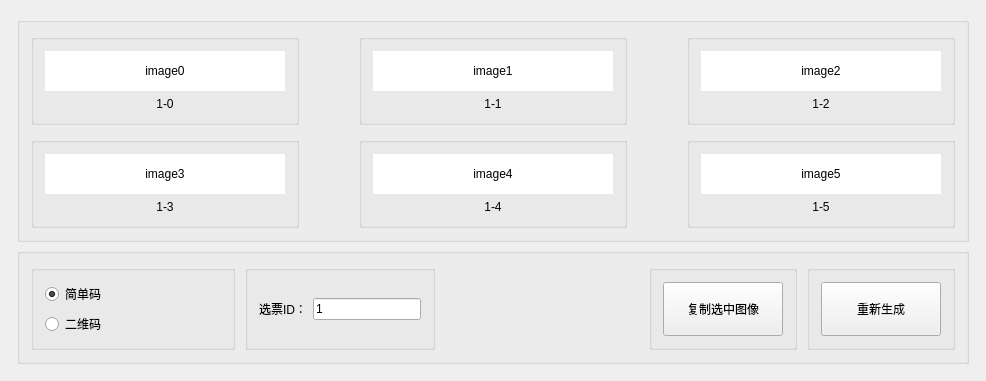
<?xml version="1.0" encoding="UTF-8"?>
<ui version="4.0">
 <class>QRcodeBuilderClass</class>
 <widget class="QMainWindow" name="QRcodeBuilderClass">
  <property name="geometry">
   <rect>
    <x>0</x>
    <y>0</y>
    <width>952</width>
    <height>307</height>
   </rect>
  </property>
  <property name="windowTitle">
   <string>QRcodeBuilder</string>
  </property>
  <property name="styleSheet">
   <string notr="true"/>
  </property>
  <widget class="QWidget" name="centralWidget">
   <layout class="QGridLayout" name="gridLayout_2">
    <item row="0" column="0">
     <layout class="QVBoxLayout" name="verticalLayout">
      <property name="leftMargin">
       <number>6</number>
      </property>
      <property name="topMargin">
       <number>6</number>
      </property>
      <property name="rightMargin">
       <number>6</number>
      </property>
      <property name="bottomMargin">
       <number>6</number>
      </property>
      <item>
       <widget class="QGroupBox" name="groupBox_10">
        <property name="sizePolicy">
         <sizepolicy hsizetype="Preferred" vsizetype="Preferred">
          <horstretch>0</horstretch>
          <verstretch>0</verstretch>
         </sizepolicy>
        </property>
        <property name="title">
         <string/>
        </property>
        <layout class="QGridLayout" name="gridLayout">
         <item row="0" column="0">
          <layout class="QHBoxLayout" name="horizontalLayout_5">
           <property name="spacing">
            <number>60</number>
           </property>
           <property name="leftMargin">
            <number>0</number>
           </property>
           <property name="topMargin">
            <number>0</number>
           </property>
           <property name="rightMargin">
            <number>0</number>
           </property>
           <property name="bottomMargin">
            <number>6</number>
           </property>
           <item>
            <widget class="QGroupBox" name="groupBox0">
             <property name="title">
              <string/>
             </property>
             <layout class="QGridLayout" name="gridLayout_14">
              <property name="verticalSpacing">
               <number>6</number>
              </property>
              <item row="1" column="1">
               <widget class="QLabel" name="text0">
                <property name="sizePolicy">
                 <sizepolicy hsizetype="Preferred" vsizetype="Fixed">
                  <horstretch>0</horstretch>
                  <verstretch>0</verstretch>
                 </sizepolicy>
                </property>
                <property name="text">
                 <string>1-0</string>
                </property>
                <property name="alignment">
                 <set>Qt::AlignCenter</set>
                </property>
               </widget>
              </item>
              <item row="0" column="1">
               <widget class="QFrame" name="frame_image0">
                <property name="styleSheet">
                 <string notr="true">background-color: rgb(255, 255, 255);</string>
                </property>
                <layout class="QHBoxLayout" name="horizontalLayout">
                 <property name="spacing">
                  <number>0</number>
                 </property>
                 <property name="leftMargin">
                  <number>0</number>
                 </property>
                 <property name="topMargin">
                  <number>0</number>
                 </property>
                 <property name="rightMargin">
                  <number>0</number>
                 </property>
                 <property name="bottomMargin">
                  <number>0</number>
                 </property>
                 <item>
                  <widget class="MyLabel" name="image0">
                   <property name="sizePolicy">
                    <sizepolicy hsizetype="Preferred" vsizetype="Preferred">
                     <horstretch>0</horstretch>
                     <verstretch>0</verstretch>
                    </sizepolicy>
                   </property>
                   <property name="minimumSize">
                    <size>
                     <width>240</width>
                     <height>40</height>
                    </size>
                   </property>
                   <property name="text">
                    <string>image0</string>
                   </property>
                   <property name="alignment">
                    <set>Qt::AlignCenter</set>
                   </property>
                  </widget>
                 </item>
                </layout>
               </widget>
              </item>
             </layout>
            </widget>
           </item>
           <item>
            <widget class="QGroupBox" name="groupBox1">
             <property name="title">
              <string/>
             </property>
             <layout class="QGridLayout" name="gridLayout_15">
              <item row="2" column="1">
               <widget class="QLabel" name="text1">
                <property name="sizePolicy">
                 <sizepolicy hsizetype="Preferred" vsizetype="Fixed">
                  <horstretch>0</horstretch>
                  <verstretch>0</verstretch>
                 </sizepolicy>
                </property>
                <property name="text">
                 <string>1-1</string>
                </property>
                <property name="alignment">
                 <set>Qt::AlignCenter</set>
                </property>
               </widget>
              </item>
              <item row="1" column="1">
               <widget class="QFrame" name="frame_image1">
                <property name="styleSheet">
                 <string notr="true">background-color: rgb(255, 255, 255);</string>
                </property>
                <layout class="QHBoxLayout" name="horizontalLayout_2">
                 <property name="spacing">
                  <number>0</number>
                 </property>
                 <property name="leftMargin">
                  <number>0</number>
                 </property>
                 <property name="topMargin">
                  <number>0</number>
                 </property>
                 <property name="rightMargin">
                  <number>0</number>
                 </property>
                 <property name="bottomMargin">
                  <number>0</number>
                 </property>
                 <item>
                  <widget class="MyLabel" name="image1">
                   <property name="sizePolicy">
                    <sizepolicy hsizetype="Preferred" vsizetype="Preferred">
                     <horstretch>0</horstretch>
                     <verstretch>0</verstretch>
                    </sizepolicy>
                   </property>
                   <property name="minimumSize">
                    <size>
                     <width>240</width>
                     <height>40</height>
                    </size>
                   </property>
                   <property name="text">
                    <string>image1</string>
                   </property>
                   <property name="alignment">
                    <set>Qt::AlignCenter</set>
                   </property>
                  </widget>
                 </item>
                </layout>
               </widget>
              </item>
             </layout>
            </widget>
           </item>
           <item>
            <widget class="QGroupBox" name="groupBox2">
             <property name="title">
              <string/>
             </property>
             <layout class="QGridLayout" name="gridLayout_16">
              <item row="2" column="1">
               <widget class="QLabel" name="text2">
                <property name="sizePolicy">
                 <sizepolicy hsizetype="Preferred" vsizetype="Fixed">
                  <horstretch>0</horstretch>
                  <verstretch>0</verstretch>
                 </sizepolicy>
                </property>
                <property name="text">
                 <string>1-2</string>
                </property>
                <property name="alignment">
                 <set>Qt::AlignCenter</set>
                </property>
               </widget>
              </item>
              <item row="1" column="1">
               <widget class="QFrame" name="frame_image2">
                <property name="styleSheet">
                 <string notr="true">background-color: rgb(255, 255, 255);</string>
                </property>
                <layout class="QHBoxLayout" name="horizontalLayout_6">
                 <property name="spacing">
                  <number>0</number>
                 </property>
                 <property name="leftMargin">
                  <number>0</number>
                 </property>
                 <property name="topMargin">
                  <number>0</number>
                 </property>
                 <property name="rightMargin">
                  <number>0</number>
                 </property>
                 <property name="bottomMargin">
                  <number>0</number>
                 </property>
                 <item>
                  <widget class="MyLabel" name="image2">
                   <property name="sizePolicy">
                    <sizepolicy hsizetype="Preferred" vsizetype="Preferred">
                     <horstretch>0</horstretch>
                     <verstretch>0</verstretch>
                    </sizepolicy>
                   </property>
                   <property name="minimumSize">
                    <size>
                     <width>240</width>
                     <height>40</height>
                    </size>
                   </property>
                   <property name="text">
                    <string>image2</string>
                   </property>
                   <property name="alignment">
                    <set>Qt::AlignCenter</set>
                   </property>
                  </widget>
                 </item>
                </layout>
               </widget>
              </item>
             </layout>
            </widget>
           </item>
          </layout>
         </item>
         <item row="1" column="0">
          <layout class="QHBoxLayout" name="horizontalLayout_4">
           <property name="spacing">
            <number>60</number>
           </property>
           <property name="leftMargin">
            <number>0</number>
           </property>
           <property name="topMargin">
            <number>0</number>
           </property>
           <property name="rightMargin">
            <number>0</number>
           </property>
           <property name="bottomMargin">
            <number>0</number>
           </property>
           <item>
            <widget class="QGroupBox" name="groupBox3">
             <property name="title">
              <string/>
             </property>
             <layout class="QGridLayout" name="gridLayout_11">
              <property name="verticalSpacing">
               <number>6</number>
              </property>
              <item row="2" column="1">
               <widget class="QLabel" name="text3">
                <property name="sizePolicy">
                 <sizepolicy hsizetype="Preferred" vsizetype="Fixed">
                  <horstretch>0</horstretch>
                  <verstretch>0</verstretch>
                 </sizepolicy>
                </property>
                <property name="text">
                 <string>1-3</string>
                </property>
                <property name="alignment">
                 <set>Qt::AlignCenter</set>
                </property>
               </widget>
              </item>
              <item row="1" column="1">
               <widget class="QFrame" name="frame_image3">
                <property name="styleSheet">
                 <string notr="true">background-color: rgb(255, 255, 255);</string>
                </property>
                <layout class="QHBoxLayout" name="horizontalLayout_7">
                 <property name="spacing">
                  <number>0</number>
                 </property>
                 <property name="leftMargin">
                  <number>0</number>
                 </property>
                 <property name="topMargin">
                  <number>0</number>
                 </property>
                 <property name="rightMargin">
                  <number>0</number>
                 </property>
                 <property name="bottomMargin">
                  <number>0</number>
                 </property>
                 <item>
                  <widget class="MyLabel" name="image3">
                   <property name="sizePolicy">
                    <sizepolicy hsizetype="Preferred" vsizetype="Preferred">
                     <horstretch>0</horstretch>
                     <verstretch>0</verstretch>
                    </sizepolicy>
                   </property>
                   <property name="minimumSize">
                    <size>
                     <width>240</width>
                     <height>40</height>
                    </size>
                   </property>
                   <property name="text">
                    <string>image3</string>
                   </property>
                   <property name="alignment">
                    <set>Qt::AlignCenter</set>
                   </property>
                  </widget>
                 </item>
                </layout>
               </widget>
              </item>
             </layout>
            </widget>
           </item>
           <item>
            <widget class="QGroupBox" name="groupBox4">
             <property name="title">
              <string/>
             </property>
             <layout class="QGridLayout" name="gridLayout_12">
              <item row="2" column="1">
               <widget class="QLabel" name="text4">
                <property name="sizePolicy">
                 <sizepolicy hsizetype="Preferred" vsizetype="Fixed">
                  <horstretch>0</horstretch>
                  <verstretch>0</verstretch>
                 </sizepolicy>
                </property>
                <property name="text">
                 <string>1-4</string>
                </property>
                <property name="alignment">
                 <set>Qt::AlignCenter</set>
                </property>
               </widget>
              </item>
              <item row="1" column="1">
               <widget class="QFrame" name="frame_image4">
                <property name="styleSheet">
                 <string notr="true">background-color: rgb(255, 255, 255);</string>
                </property>
                <layout class="QHBoxLayout" name="horizontalLayout_8">
                 <property name="spacing">
                  <number>0</number>
                 </property>
                 <property name="leftMargin">
                  <number>0</number>
                 </property>
                 <property name="topMargin">
                  <number>0</number>
                 </property>
                 <property name="rightMargin">
                  <number>0</number>
                 </property>
                 <property name="bottomMargin">
                  <number>0</number>
                 </property>
                 <item>
                  <widget class="MyLabel" name="image4">
                   <property name="sizePolicy">
                    <sizepolicy hsizetype="Preferred" vsizetype="Preferred">
                     <horstretch>0</horstretch>
                     <verstretch>0</verstretch>
                    </sizepolicy>
                   </property>
                   <property name="minimumSize">
                    <size>
                     <width>240</width>
                     <height>40</height>
                    </size>
                   </property>
                   <property name="text">
                    <string>image4</string>
                   </property>
                   <property name="alignment">
                    <set>Qt::AlignCenter</set>
                   </property>
                  </widget>
                 </item>
                </layout>
               </widget>
              </item>
             </layout>
            </widget>
           </item>
           <item>
            <widget class="QGroupBox" name="groupBox5">
             <property name="title">
              <string/>
             </property>
             <layout class="QGridLayout" name="gridLayout_13">
              <item row="2" column="1">
               <widget class="QLabel" name="text5">
                <property name="sizePolicy">
                 <sizepolicy hsizetype="Preferred" vsizetype="Fixed">
                  <horstretch>0</horstretch>
                  <verstretch>0</verstretch>
                 </sizepolicy>
                </property>
                <property name="text">
                 <string>1-5</string>
                </property>
                <property name="alignment">
                 <set>Qt::AlignCenter</set>
                </property>
               </widget>
              </item>
              <item row="1" column="1">
               <widget class="QFrame" name="frame_image5">
                <property name="styleSheet">
                 <string notr="true">background-color: rgb(255, 255, 255);</string>
                </property>
                <layout class="QHBoxLayout" name="horizontalLayout_9">
                 <property name="spacing">
                  <number>0</number>
                 </property>
                 <property name="leftMargin">
                  <number>0</number>
                 </property>
                 <property name="topMargin">
                  <number>0</number>
                 </property>
                 <property name="rightMargin">
                  <number>0</number>
                 </property>
                 <property name="bottomMargin">
                  <number>0</number>
                 </property>
                 <item>
                  <widget class="MyLabel" name="image5">
                   <property name="sizePolicy">
                    <sizepolicy hsizetype="Preferred" vsizetype="Preferred">
                     <horstretch>0</horstretch>
                     <verstretch>0</verstretch>
                    </sizepolicy>
                   </property>
                   <property name="minimumSize">
                    <size>
                     <width>240</width>
                     <height>40</height>
                    </size>
                   </property>
                   <property name="text">
                    <string>image5</string>
                   </property>
                   <property name="alignment">
                    <set>Qt::AlignCenter</set>
                   </property>
                  </widget>
                 </item>
                </layout>
               </widget>
              </item>
             </layout>
            </widget>
           </item>
          </layout>
         </item>
        </layout>
       </widget>
      </item>
      <item>
       <widget class="QGroupBox" name="groupBox_17">
        <property name="sizePolicy">
         <sizepolicy hsizetype="Preferred" vsizetype="Fixed">
          <horstretch>0</horstretch>
          <verstretch>0</verstretch>
         </sizepolicy>
        </property>
        <property name="title">
         <string/>
        </property>
        <layout class="QGridLayout" name="gridLayout_17">
         <item row="0" column="0">
          <layout class="QHBoxLayout" name="horizontalLayout_3">
           <property name="spacing">
            <number>10</number>
           </property>
           <property name="leftMargin">
            <number>0</number>
           </property>
           <property name="topMargin">
            <number>0</number>
           </property>
           <property name="rightMargin">
            <number>0</number>
           </property>
           <property name="bottomMargin">
            <number>0</number>
           </property>
           <item>
            <widget class="QGroupBox" name="groupBox_7">
             <property name="title">
              <string/>
             </property>
             <layout class="QGridLayout" name="gridLayout_8">
              <item row="1" column="0">
               <widget class="QRadioButton" name="RadioButton_QRCode">
                <property name="sizePolicy">
                 <sizepolicy hsizetype="Expanding" vsizetype="Preferred">
                  <horstretch>0</horstretch>
                  <verstretch>0</verstretch>
                 </sizepolicy>
                </property>
                <property name="text">
                 <string>二维码</string>
                </property>
               </widget>
              </item>
              <item row="0" column="0">
               <widget class="QRadioButton" name="RadioButton_SimpleCode">
                <property name="sizePolicy">
                 <sizepolicy hsizetype="Expanding" vsizetype="Preferred">
                  <horstretch>0</horstretch>
                  <verstretch>0</verstretch>
                 </sizepolicy>
                </property>
                <property name="text">
                 <string>简单码</string>
                </property>
                <property name="checked">
                 <bool>true</bool>
                </property>
               </widget>
              </item>
             </layout>
            </widget>
           </item>
           <item>
            <widget class="QGroupBox" name="groupBox_18">
             <property name="title">
              <string/>
             </property>
             <layout class="QGridLayout" name="gridLayout_18">
              <item row="0" column="1">
               <widget class="QLineEdit" name="voteID">
                <property name="sizePolicy">
                 <sizepolicy hsizetype="Preferred" vsizetype="Fixed">
                  <horstretch>0</horstretch>
                  <verstretch>0</verstretch>
                 </sizepolicy>
                </property>
                <property name="text">
                 <string>1</string>
                </property>
               </widget>
              </item>
              <item row="0" column="0">
               <widget class="QLabel" name="label">
                <property name="text">
                 <string>选票ID：</string>
                </property>
                <property name="buddy">
                 <cstring>voteID</cstring>
                </property>
               </widget>
              </item>
             </layout>
            </widget>
           </item>
           <item>
            <spacer name="horizontalSpacer">
             <property name="orientation">
              <enum>Qt::Horizontal</enum>
             </property>
             <property name="sizeHint" stdset="0">
              <size>
               <width>40</width>
               <height>20</height>
              </size>
             </property>
            </spacer>
           </item>
           <item>
            <widget class="QGroupBox" name="groupBox_8">
             <property name="title">
              <string/>
             </property>
             <layout class="QGridLayout" name="gridLayout_9">
              <item row="0" column="0">
               <widget class="QToolButton" name="button_Copy">
                <property name="sizePolicy">
                 <sizepolicy hsizetype="Preferred" vsizetype="Preferred">
                  <horstretch>0</horstretch>
                  <verstretch>0</verstretch>
                 </sizepolicy>
                </property>
                <property name="minimumSize">
                 <size>
                  <width>120</width>
                  <height>38</height>
                 </size>
                </property>
                <property name="text">
                 <string>复制选中图像</string>
                </property>
                <property name="checkable">
                 <bool>false</bool>
                </property>
               </widget>
              </item>
             </layout>
            </widget>
           </item>
           <item>
            <widget class="QGroupBox" name="groupBox_9">
             <property name="title">
              <string/>
             </property>
             <layout class="QGridLayout" name="gridLayout_10">
              <item row="0" column="0">
               <widget class="QToolButton" name="button_Build">
                <property name="sizePolicy">
                 <sizepolicy hsizetype="Preferred" vsizetype="Preferred">
                  <horstretch>0</horstretch>
                  <verstretch>0</verstretch>
                 </sizepolicy>
                </property>
                <property name="minimumSize">
                 <size>
                  <width>120</width>
                  <height>38</height>
                 </size>
                </property>
                <property name="text">
                 <string>重新生成</string>
                </property>
                <property name="checkable">
                 <bool>false</bool>
                </property>
               </widget>
              </item>
             </layout>
            </widget>
           </item>
          </layout>
         </item>
        </layout>
       </widget>
      </item>
     </layout>
    </item>
   </layout>
  </widget>
 </widget>
 <layoutdefault spacing="6" margin="11"/>
 <customwidgets>
  <customwidget>
   <class>MyLabel</class>
   <extends>QLabel</extends>
   <header>mylabel.h</header>
  </customwidget>
 </customwidgets>
 <resources>
  <include location="qrcodebuilder.qrc"/>
 </resources>
 <connections>
  <connection>
   <sender>button_Copy</sender>
   <signal>clicked(bool)</signal>
   <receiver>QRcodeBuilderClass</receiver>
   <slot>button_Copy_Click()</slot>
   <hints>
    <hint type="sourcelabel">
     <x>742</x>
     <y>268</y>
    </hint>
    <hint type="destinationlabel">
     <x>156</x>
     <y>306</y>
    </hint>
   </hints>
  </connection>
  <connection>
   <sender>button_Build</sender>
   <signal>clicked(bool)</signal>
   <receiver>QRcodeBuilderClass</receiver>
   <slot>button_Build_Click()</slot>
   <hints>
    <hint type="sourcelabel">
     <x>915</x>
     <y>268</y>
    </hint>
    <hint type="destinationlabel">
     <x>304</x>
     <y>306</y>
    </hint>
   </hints>
  </connection>
  <connection>
   <sender>RadioButton_SimpleCode</sender>
   <signal>clicked(bool)</signal>
   <receiver>QRcodeBuilderClass</receiver>
   <slot>RadioButton_SimpleCode_Checked()</slot>
   <hints>
    <hint type="sourcelabel">
     <x>50</x>
     <y>240</y>
    </hint>
    <hint type="destinationlabel">
     <x>-13</x>
     <y>209</y>
    </hint>
   </hints>
  </connection>
  <connection>
   <sender>RadioButton_QRCode</sender>
   <signal>clicked(bool)</signal>
   <receiver>QRcodeBuilderClass</receiver>
   <slot>RadioButton_QRCode_Checked()</slot>
   <hints>
    <hint type="sourcelabel">
     <x>67</x>
     <y>260</y>
    </hint>
    <hint type="destinationlabel">
     <x>-26</x>
     <y>265</y>
    </hint>
   </hints>
  </connection>
 </connections>
 <slots>
  <slot>RadioButton_SimpleCode_Checked()</slot>
  <slot>RadioButton_QRCode_Checked()</slot>
  <slot>button_Copy_Click()</slot>
  <slot>button_Build_Click()</slot>
 </slots>
</ui>
